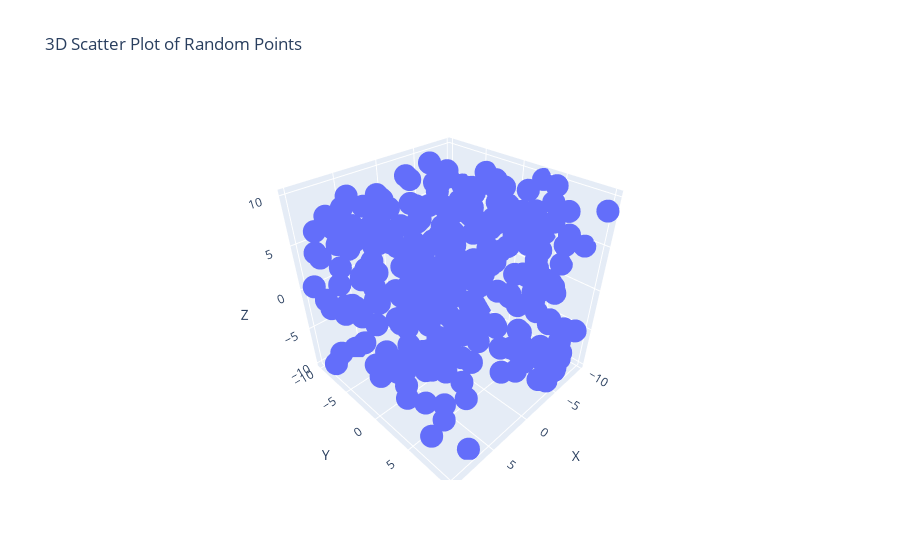

Notebook cell for this chart:
### Markdown cell above
1. Using the given dataset, to generate a 3D scatter plot to visualize the distribution of data points in a threedimensional space.
np.random.seed(30)
data = {
    'X': np.random.uniform(-10, 10, 300),
    'Y': np.random.uniform(-10, 10, 300),
    'Z': np.random.uniform(-10, 10, 300)
}
df = pd.DataFrame(data)

### Code cell
import numpy as np
import pandas as pd
import plotly.express as px

# Generating random data
np.random.seed(30)
data = {
    'X': np.random.uniform(-10, 10, 300),
    'Y': np.random.uniform(-10, 10, 300),
    'Z': np.random.uniform(-10, 10, 300)
}
df = pd.DataFrame(data)


px.scatter_3d(df, x='X', y='Y', z='Z', title="3D Scatter Plot of Random Points")

### Figure 1 — Plotly figure (JSON) as saved in the notebook; plotly's stock layout.template omitted (floating-point values rounded to 4 significant figures; data arrays with more than 128 entries replaced by an {"elided": "..."} marker saying what was removed)
{"data": [{"hovertemplate": "X=%{x}<br>Y=%{y}<br>Z=%{z}<extra></extra>", "legendgroup": "", "marker": {"color": "#636efa", "symbol": "circle"}, "mode": "markers", "name": "", "scene": "scene", "showlegend": false, "type": "scatter3d", "x": {"elided": "300 float values"}, "y": {"elided": "300 float values"}, "z": {"elided": "300 float values"}}], "layout": {"legend": {"tracegroupgap": 0}, "scene": {"domain": {"x": [0, 1], "y": [0, 1]}, "xaxis": {"title": {"text": "X"}}, "yaxis": {"title": {"text": "Y"}}, "zaxis": {"title": {"text": "Z"}}}, "title": {"text": "3D Scatter Plot of Random Points"}}}
